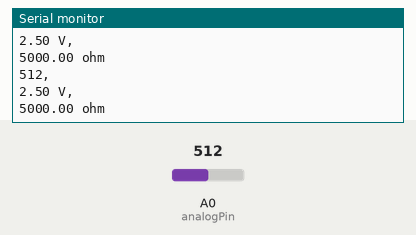
Simulated run of this sketch. Board: Arduino Uno, built with avr-gcc and run on an emulated ATmega328P. Shown: the last lines printed to the serial monitor. Inputs (shaded band) come from the test bench; at power-on: A0 (analogPin) = 512.

Above: at 1.2 s.
1.3 s: A0 (analogPin) set to 716
At 1.71 s:
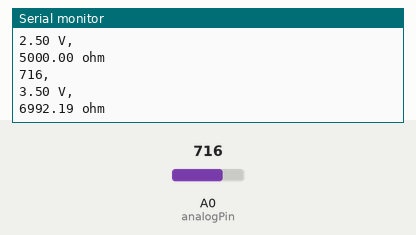
2.8 s: A0 (analogPin) set to 900
At 3.22 s:
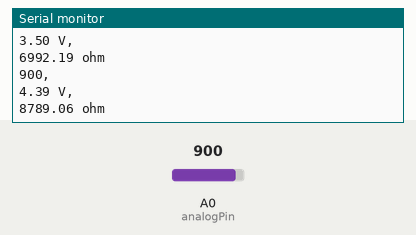
Timing chart, 0 to 5.8 s (numbered marks = the images above; inputs shaded):
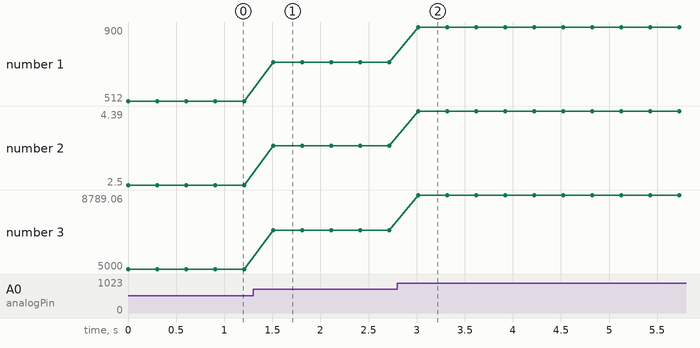

The sketch:

13_analogRead.ino
```cpp
#define A_REF       5.0
#define RESOLUTION  1024
#define UNIT_ADC    A_REF/RESOLUTION
#define VR          10000.0

char str[100];
const int analogPin = A0;

void setup() {
  // put your setup code here, to run once:

  Serial.begin(115200);
}

void loop() {
  // put your main code here, to run repeatedly:
  float analogValue = analogRead(analogPin);
  float volt = analogValue * UNIT_ADC;
  float rag = (VR * volt) / A_REF;

  // sprintf(str, "%d, %d", analogValue, analogValue * UNIT_ADC);
  // Serial.println(str);

  Serial.print(analogValue, 0);
  Serial.println(", ");
  Serial.print(volt, 2);
  Serial.println(" V, ");
  Serial.print(rag);
  Serial.println(" ohm");

  // Serial.println(analogValue * UNIT_ADC, 6);
  delay(300);

}
```

Measured:
- after the input at 1.3 s, the serial monitor: prints a new line after 0.21 s (image 1)
- after the input at 2.8 s, the serial monitor: prints a new line after 0.21 s (image 2)
- plotted number 1: 512 → 716 after the input at 1.3 s, 716 → 900 after the input at 2.8 s
- plotted number 2: 2.5 → 3.5 after the input at 1.3 s, 3.5 → 4.39 after the input at 2.8 s
- plotted number 3: 5000 → 6992.19 after the input at 1.3 s, 6992.19 → 8789.06 after the input at 2.8 s
